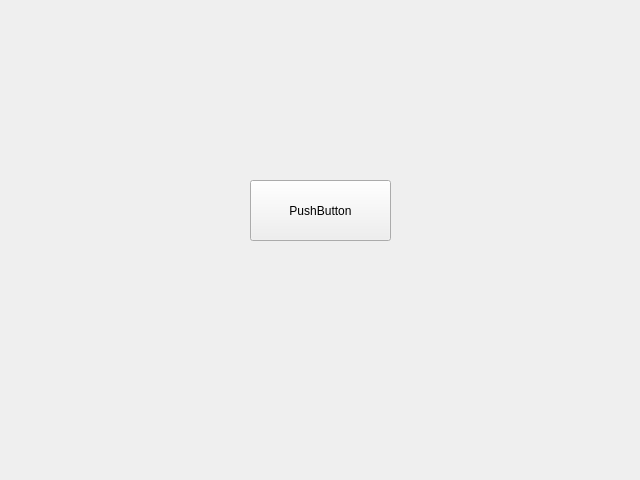
<?xml version="1.0" encoding="UTF-8"?>
<ui version="4.0">
 <class>DockWidget</class>
 <widget class="QDockWidget" name="DockWidget">
  <property name="geometry">
   <rect>
    <x>0</x>
    <y>0</y>
    <width>640</width>
    <height>480</height>
   </rect>
  </property>
  <property name="windowTitle">
   <string>DockWidget</string>
  </property>
  <widget class="QWidget" name="dockWidgetContents">
   <widget class="QPushButton" name="pushButton">
    <property name="geometry">
     <rect>
      <x>250</x>
      <y>180</y>
      <width>141</width>
      <height>61</height>
     </rect>
    </property>
    <property name="text">
     <string>PushButton</string>
    </property>
   </widget>
  </widget>
 </widget>
 <resources/>
 <connections/>
</ui>
